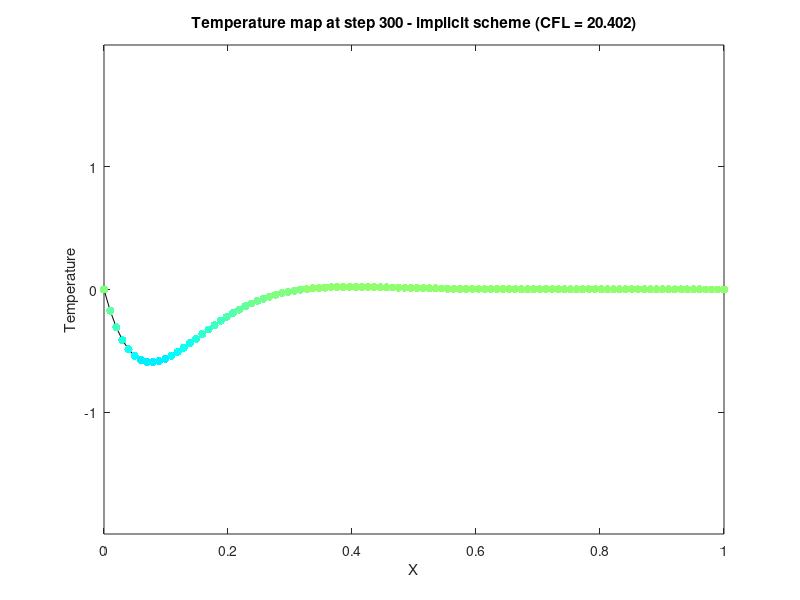
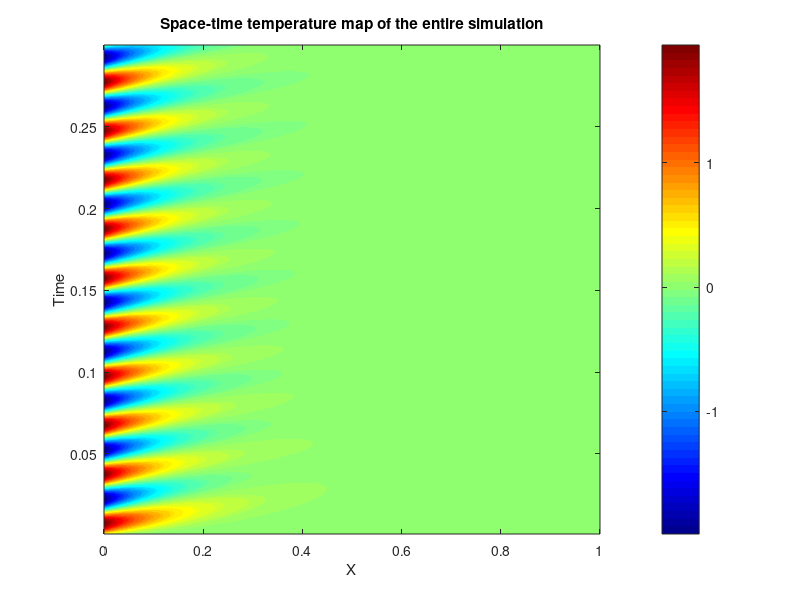

Write MATLAB code to recreate these figures, in order.
function [] = heat1fd()
%Resolution of Heat equation in 1D using finite-differences
% Heat equation: \rho c_p \frac {\partial T}{\partial t} - \nabla \cdot \left(k\nabla T\right)=q
% Heat equation 1D : \rho c_p \frac{dT}{dt} - \frac{dk}{dx} \frac{dT}{dx} - k \frac{d^2k}{dx^2} = q
% Discretized heat equation 1D

%Create functions for heat source and BC/initial shapes (ramp, wiggle,
%flat), time and space dependent
% Make known quantities q, BC time dependent and solve for each time

clear;
L = [0 1];%Size of the domain
n = 102;%Number total discretization points, including boundary points
ni = n-2;%Number of interior discretization points, excluding boundary points
dt = 1e-3;%timestep of the numerical method
time_int = 'implicit';% Time integration : 'explicit' or 'implicit'
nstep = 300;
cp = 1.0; %Thermal capacity, assumed constant over space
rho = 1.0; %density, assumed constant over space
q = 0.5*zeros(ni,nstep);%volumetric heat source, assumed constant over time
k = 1.0; %thermal conductivity, assumed constant over space
h = (L(2)-L(1))/(ni+1);%Discretization length

cx = k/h^2;
ct = rho*cp/dt;
CFL_value = 2*cx/ct;
CFL = CFL_value <= 1.0;%CFL stability condition for explicit scheme

% BOUNDARY CONDITIONS
BC0 = wiggle_BC(0.0,2.0,nstep*dt*0.1,dt,nstep);%Dirichlet boundary conditions at x=0
BC1 = const_BC(0.0,nstep);%Dirichlet boundary conditions at x=1
u_0 = const_IC(0.0,ni);%Initial temperature field at t=0

D = -2*cx/ct;%Diagonal term of the stiffness matrix
E = 1*cx/ct;%Extradiagonal term of the stiffness matrix
K = diag(D*ones(ni,1)) + diag(E*ones(ni-1,1),1) + diag(E*ones(ni-1,1),-1);%Assembled stiffness matrix

%add boundary conditions contribution to source terms in the second member b
b = q;
b(1,:) = (b(1,:) + BC0*cx)/ct;
b(ni,:) = (b(ni,:) + BC1*cx)/ct;

%SOLVING THE SySTEM

solution = zeros(n,nstep);%Saving intermediate solutions
solution(1,:) = BC0;%Prescribed value on first node
solution(end,:) = BC1;%Prescribed value on last node
u_t = u_0;% Temperature field initialized with the initial conditions at time t
for t=1:nstep
    if(strcmp(time_int,'implicit'))% Implicit time integration: (1-K) u_tp1 = u_t + q/ct
        u_tp1 = linsolve(eye(ni)-K,u_t+b(:,t));% Temperature field at time t+1
        solution(2:end-1,t) = u_tp1;
        u_t = u_tp1;
    elseif(strcmp(time_int,'explicit'))% Explicit time integration: u_tp1 = (1+K) U_t + q/ct
        if(~CFL)
            disp('WARNING: CFL condition not met. Explicit scheme UNSTABLE');
        end
        u_tp1 = (eye(ni) + K)*u_t + b(:,t);% Temperature field at time t+1
        solution(2:end-1,t) = u_tp1;
        u_t = u_tp1;
    end
end

figure;
colormap(jet);
u_min = min(min(solution));
u_max = max(max(solution));
for t=1:1:nstep
    plot((L(1) + (0:1:n-1)*(L(2)-L(1))/(n-1)),solution(:,t),'k-');hold on;
    scatter((L(1) + (0:1:n-1)*(L(2)-L(1))/(n-1)),solution(:,t),[],solution(:,t),'filled');
    %colorbar; % slows down the plot
    caxis([u_min u_max]);
    title(['Temperature map at step ',num2str(t), ' - ',time_int,' scheme (CFL = ',num2str(CFL_value),')']);
    xlabel('X');
    ylabel('Temperature');
    ylim([L(1) L(2)]);
    ylim([u_min u_max]);
    hold off;
    drawnow;
end

figure;
contourf((L(1):h:L(2)),(dt:dt:nstep*dt),solution',100,'LineColor','none');
title('Space-time temperature map of the entire simulation');
xlabel('X');
ylabel('Time');
colormap(jet);
colorbar;

end

function BC = const_BC(BC_value,nstep)%Constant boundary conditions
    BC = ones(1,nstep)*BC_value;
end

function BC = ramp_BC(BC_start,BC_stop,nstep)%Ramp boundary conditions
    BC = BC_start*ones(1,nstep) + (BC_stop-BC_start)*(1:nstep)/nstep;
end

function BC = wiggle_BC(BC_mean,BC_amplitude,BC_period,dt,nstep)%wiggle boundary conditions, period in time units
    BC = BC_mean + BC_amplitude*sin(2*pi*(1:nstep)*dt/BC_period);
end

function IC = const_IC(IC_value,ni)%Constant initial conditions
    IC = ones(ni,1)*IC_value;
end